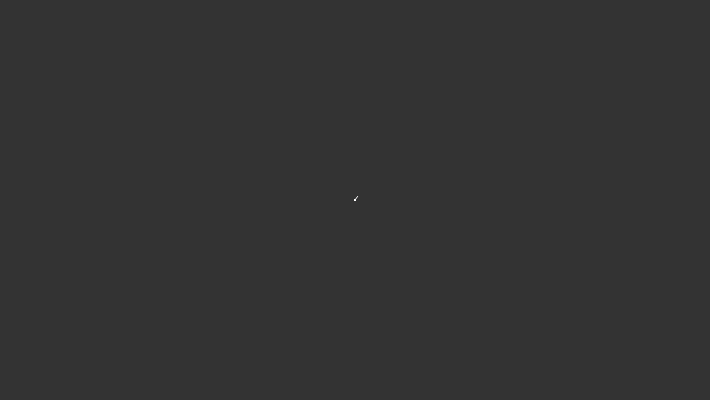
Frame 1 (no input)
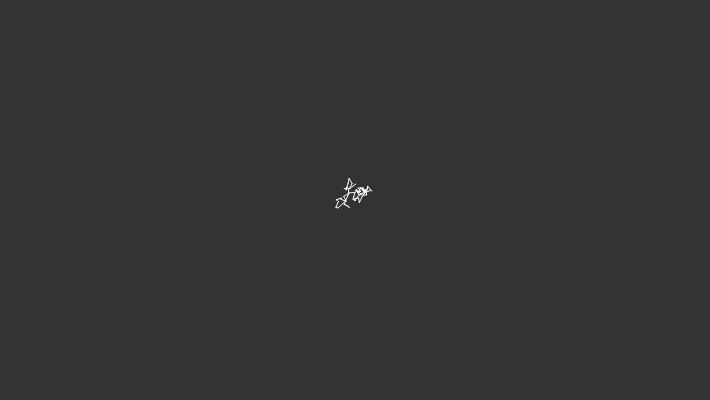
Frame 60 (no input)
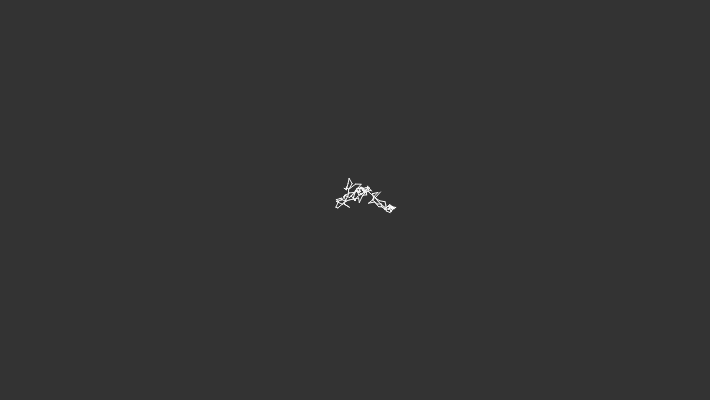
Frame 120 (the mouse pressed at the canvas centre since frame 60)

The p5.js sketch that drew these frames (run headless with seeded random() and noise() and a simulated clock; from frame 60 on, the mouse is pressed at the canvas centre):

// p5.js sketch
// ── sketch.js
let num = 2000;
let range = 6;

let ax = [];
let ay = [];

function setup() {
  createCanvas(710, 400);
  for (let i = 0; i < num; i++) {
    ax[i] = width / 2;
    ay[i] = height / 2;
  }
  frameRate(30);
}

function draw() {
  background(51);

  // Shift all elements 1 place to the left
  for (let i = 1; i < num; i++) {
    ax[i - 1] = ax[i];
    ay[i - 1] = ay[i];
  }

  // Put a new value at the end of the array
  ax[num - 1] += random(-range, range);
  ay[num - 1] += random(-range, range);

  // Constrain all points to the screen
  ax[num - 1] = constrain(ax[num - 1], 0, width);
  ay[num - 1] = constrain(ay[num - 1], 0, height);

  // Draw a line connecting the points
  for (let j = 1; j < num; j++) {
    let val = (j / num) * 204.0 + 51;
    stroke(val);
    line(ax[j - 1], ay[j - 1], ax[j], ay[j]);
  }
}
